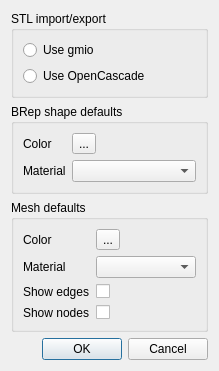
<?xml version="1.0" encoding="UTF-8"?>
<ui version="4.0">
 <class>Mayo::DialogOptions</class>
 <widget class="QDialog" name="Mayo::DialogOptions">
  <property name="geometry">
   <rect>
    <x>0</x>
    <y>0</y>
    <width>219</width>
    <height>332</height>
   </rect>
  </property>
  <property name="windowTitle">
   <string>Dialog</string>
  </property>
  <layout class="QVBoxLayout" name="verticalLayout_2">
   <item>
    <widget class="QGroupBox" name="groupBox_StlIo">
     <property name="title">
      <string>STL import/export</string>
     </property>
     <layout class="QVBoxLayout" name="verticalLayout">
      <item>
       <widget class="QRadioButton" name="radioBtn_UseGmio">
        <property name="text">
         <string>Use gmio</string>
        </property>
       </widget>
      </item>
      <item>
       <widget class="QRadioButton" name="radioBtn_UseOcc">
        <property name="text">
         <string>Use OpenCascade</string>
        </property>
       </widget>
      </item>
     </layout>
    </widget>
   </item>
   <item>
    <widget class="QGroupBox" name="groupBox_BRepShapeGpx">
     <property name="title">
      <string>BRep shape defaults</string>
     </property>
     <layout class="QFormLayout" name="formLayout">
      <item row="0" column="0">
       <widget class="QLabel" name="label">
        <property name="text">
         <string>Color</string>
        </property>
       </widget>
      </item>
      <item row="0" column="1">
       <widget class="QToolButton" name="toolBtn_BRepShapeDefaultColor">
        <property name="text">
         <string>...</string>
        </property>
       </widget>
      </item>
      <item row="1" column="0">
       <widget class="QLabel" name="label_2">
        <property name="text">
         <string>Material</string>
        </property>
       </widget>
      </item>
      <item row="1" column="1">
       <widget class="QComboBox" name="comboBox_BRepShapeDefaultMaterial"/>
      </item>
     </layout>
    </widget>
   </item>
   <item>
    <widget class="QGroupBox" name="groupBox_MeshGpx">
     <property name="title">
      <string>Mesh defaults</string>
     </property>
     <layout class="QFormLayout" name="formLayout_2">
      <item row="0" column="0">
       <widget class="QLabel" name="label_3">
        <property name="text">
         <string>Color</string>
        </property>
       </widget>
      </item>
      <item row="0" column="1">
       <widget class="QToolButton" name="toolBtn_MeshDefaultColor">
        <property name="text">
         <string>...</string>
        </property>
       </widget>
      </item>
      <item row="1" column="0">
       <widget class="QLabel" name="label_4">
        <property name="text">
         <string>Material</string>
        </property>
       </widget>
      </item>
      <item row="1" column="1">
       <widget class="QComboBox" name="comboBox_MeshDefaultMaterial"/>
      </item>
      <item row="2" column="0">
       <widget class="QLabel" name="label_6">
        <property name="text">
         <string>Show edges</string>
        </property>
       </widget>
      </item>
      <item row="2" column="1">
       <widget class="QCheckBox" name="checkBox_MeshShowEdges">
        <property name="text">
         <string/>
        </property>
       </widget>
      </item>
      <item row="3" column="0">
       <widget class="QLabel" name="label_5">
        <property name="text">
         <string>Show nodes</string>
        </property>
       </widget>
      </item>
      <item row="3" column="1">
       <widget class="QCheckBox" name="checkBox_MeshShowNodes">
        <property name="text">
         <string/>
        </property>
       </widget>
      </item>
     </layout>
    </widget>
   </item>
   <item>
    <spacer name="verticalSpacer">
     <property name="orientation">
      <enum>Qt::Vertical</enum>
     </property>
     <property name="sizeHint" stdset="0">
      <size>
       <width>20</width>
       <height>20</height>
      </size>
     </property>
    </spacer>
   </item>
   <item>
    <widget class="QDialogButtonBox" name="buttonBox">
     <property name="orientation">
      <enum>Qt::Horizontal</enum>
     </property>
     <property name="standardButtons">
      <set>QDialogButtonBox::Cancel|QDialogButtonBox::Ok</set>
     </property>
    </widget>
   </item>
  </layout>
 </widget>
 <resources/>
 <connections>
  <connection>
   <sender>buttonBox</sender>
   <signal>accepted()</signal>
   <receiver>Mayo::DialogOptions</receiver>
   <slot>accept()</slot>
   <hints>
    <hint type="sourcelabel">
     <x>248</x>
     <y>254</y>
    </hint>
    <hint type="destinationlabel">
     <x>157</x>
     <y>274</y>
    </hint>
   </hints>
  </connection>
  <connection>
   <sender>buttonBox</sender>
   <signal>rejected()</signal>
   <receiver>Mayo::DialogOptions</receiver>
   <slot>reject()</slot>
   <hints>
    <hint type="sourcelabel">
     <x>316</x>
     <y>260</y>
    </hint>
    <hint type="destinationlabel">
     <x>286</x>
     <y>274</y>
    </hint>
   </hints>
  </connection>
 </connections>
</ui>
